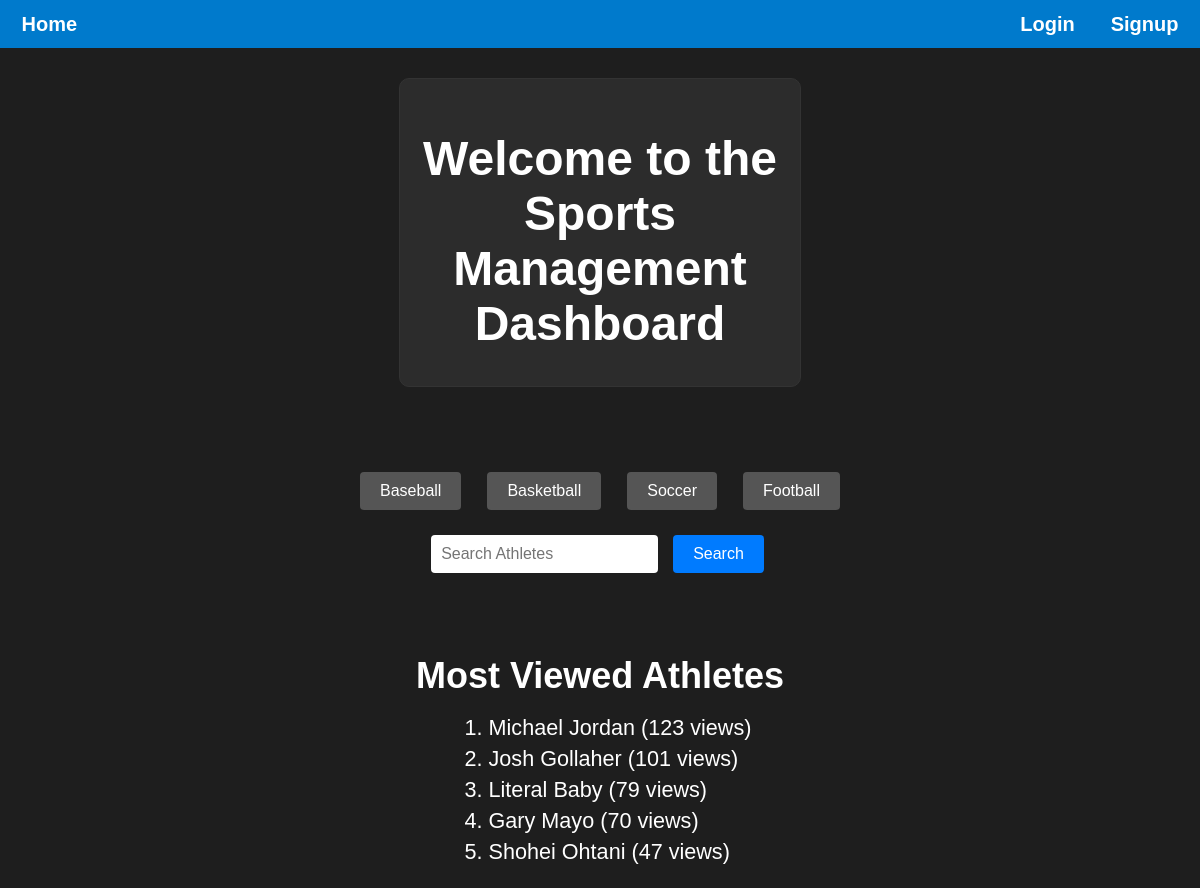
Before: / with the older database file.
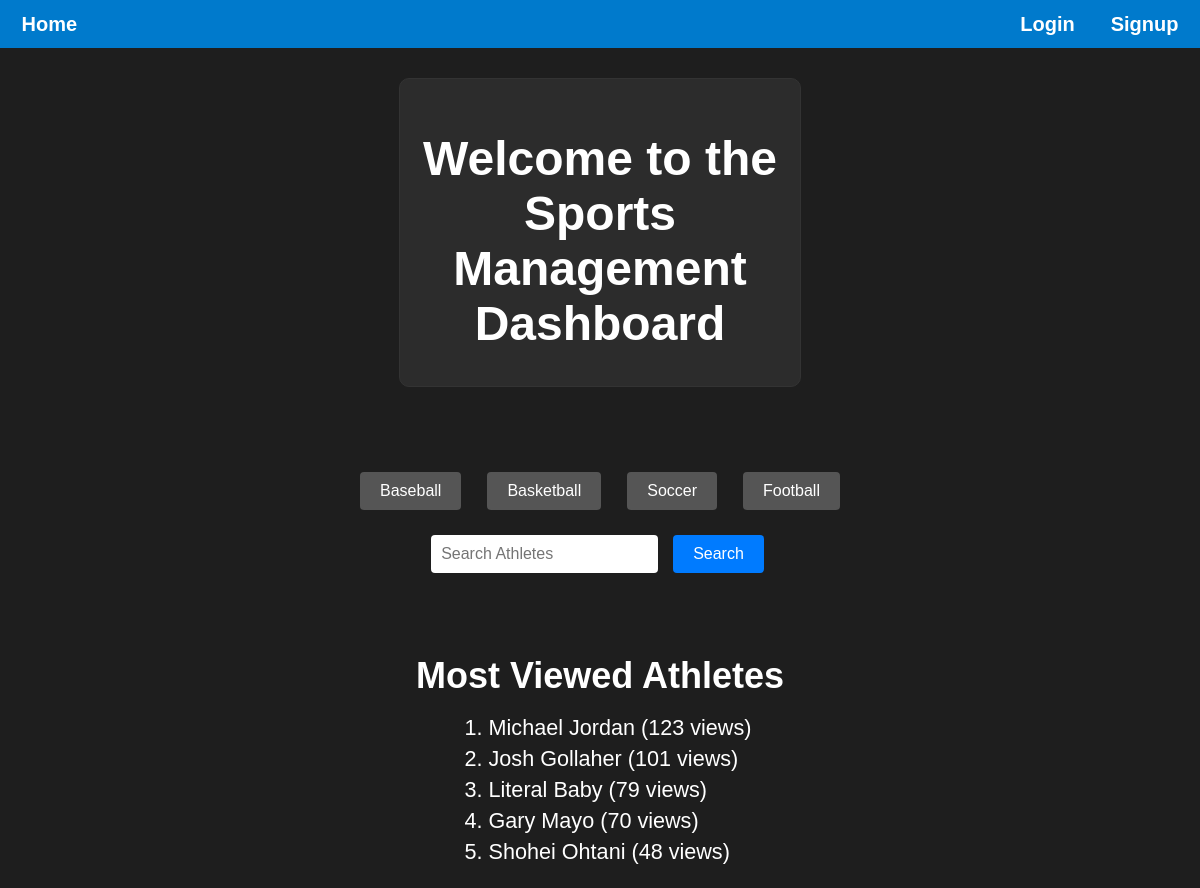
After: the same page with the newer database file.
### main/models.py (models this page shows, shortened)
class Athlete(models.Model):
    SPORT_CHOICES = [
        ('baseball', 'baseball'),
        ('basketball', 'basketball'),
        ('soccer', 'soccer'),
        ('football', 'football'),
    ]
    id = models.AutoField(primary_key=True)
    firstName = models.CharField(max_length=20, default='N/A')
    lastName = models.CharField(max_length=20, default='N/A')
    height = models.CharField(max_length=5, default='N/A',blank=True, null=True)
    weight = models.IntegerField(blank=True, null=True)
    birthDate = models.DateField(blank=True, null=True)
    age = models.IntegerField(blank=True, null=True)
    wins = models.IntegerField(blank=True, null=True)
    losses = models.IntegerField(blank=True, null=True)
    joinYear = models.IntegerField(blank=True, null=True)
    sport = models.CharField(max_length=20, choices=SPORT_CHOICES, default='Baseball')
    teamName = models.CharField(max_length=20, default='N/A')
    position = models.CharField(max_length=20, default='N/A', blank=True, null=True)
    numViews = models.IntegerField(default=0, blank=True, null=True)

### main/views.py (the view, shortened to what this page needs)
# urls.py: path("", views.landing_page, name="landing_page"),
def landing_page(request):
    logged_in = request.session.get('logged_in', False)
    curr_user_name = request.session.get('curr_user_name', "")
    viewed_athletes = Athlete.objects.order_by("-numViews")[:5]
    search_form = AthleteSearchForm(request.GET or None)
    search_results = []
    context = {
        "logged_in": logged_in,
        "curr_user_name": curr_user_name,
        "viewed_athletes": viewed_athletes,
        "search_form": search_form,
        "search_results": search_results
    }
    return render(request, "main/landing_page.html", context)

### main/forms.py
class AthleteSearchForm(forms.Form):
    search_query = forms.CharField(
        label="Search Athletes",
        max_length=100,
        required=False,
        widget=forms.TextInput(attrs={'style': 'width: 200px;'})
    )

### main/templates/main/landing_page.html (shortened to what this page needs)
{% load static %}
<!DOCTYPE html>
<html lang="en">
<head>
    <link rel="stylesheet" href="{% static 'styles.css' %}" />
</head>
<body>
    <div class="header">
        <p><a href="{% url 'landing_page' %}">Home</a></p>
        <div class="header-container">
            {% if not logged_in %}
            <p><a href="{% url 'login_page' %}">Login</a></p>
            <p><a href="{% url 'signup_page' %}">Signup</a></p>
            {% else %}
            <p><a href="{% url 'logout' %}">Logout</a></p>
            <p><a href="{% url 'user_page' curr_user_name %}">Profile</a></p>
            {% endif %}
        </div>
    </div>
    <div class="container">
        <h1>Welcome to the Sports Management Dashboard</h1>
    </div>
    <div class="sports-buttons">
        <form action="{% url 'sports_page' sport='baseball' %}" method="get" style="display:inline;">
            <button type="submit" class="btn-secondary">Baseball</button>
        </form>
        <form action="{% url 'sports_page' sport='basketball' %}" method="get" style="display:inline;">
            <button type="submit" class="btn-secondary">Basketball</button>
        </form>
        <form action="{% url 'sports_page' sport='soccer' %}" method="get" style="display:inline;">
            <button type="submit" class="btn-secondary">Soccer</button>
        </form>
        <form action="{% url 'sports_page' sport='football' %}" method="get" style="display:inline;">
            <button type="submit" class="btn-secondary">Football</button>
        </form>
    </div>
    <div class="search-container">
        <form method="get" action="{% url 'search_page' %}" class="search-form">
            <input type="text" name="search_query" placeholder="Search Athletes" value="{{ search_form.search_query.value|default:'' }}" />
            <button type="submit">Search</button>
        </form>
    </div>
    <h2 class="viewed-athletes-title">Most Viewed Athletes</h2>
    <ol>
        {% for athlete in viewed_athletes %}
            <li><a href="{% url 'athlete_page' sport=athlete.sport athlete_id=athlete.id%}">{{ athlete.firstName }} {{ athlete.lastName }} ({{ athlete.numViews }} views)</li>
        {% endfor %}
    </ol>
</body>
</html>

Changed rows visible on the page:
changed Athlete "Shohei": numViews "47" → "48"
